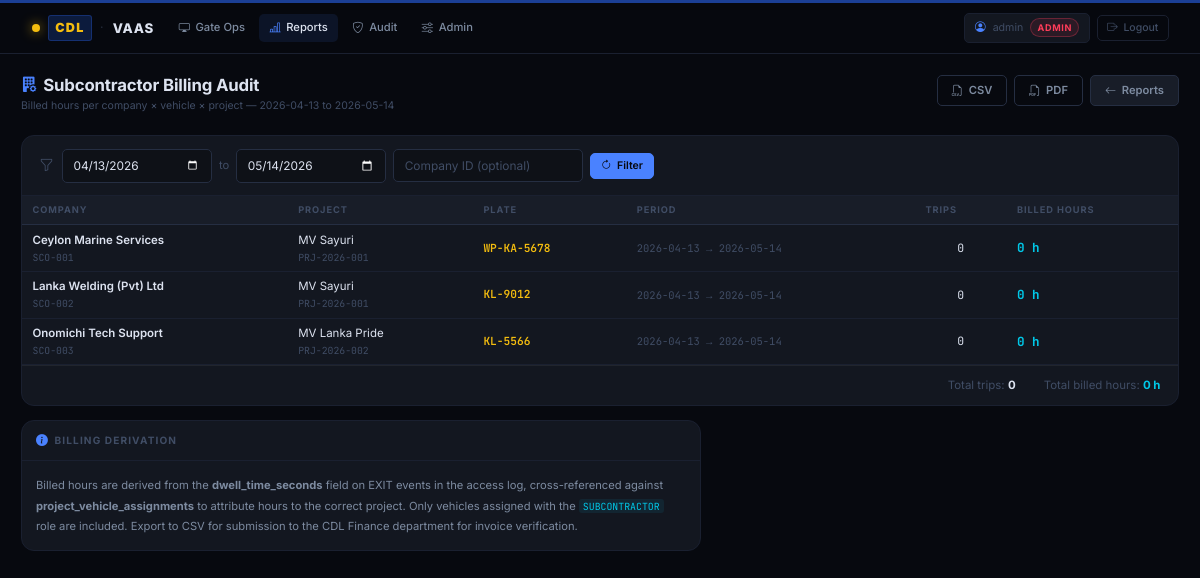
Screenshot of /manager/reports/subcontractor (signed in) with the database file from the repository.
### tables this page shows
CREATE TABLE subcontractor_companies (
    company_id      TEXT PRIMARY KEY,
    company_name    TEXT NOT NULL,
    contact_name    TEXT,
    contact_phone   TEXT,
    contact_email   TEXT,
    approval_status TEXT NOT NULL DEFAULT 'APPROVED'
                    CHECK(approval_status IN ('APPROVED','SUSPENDED','EXPIRED')),
    created_at      TEXT NOT NULL DEFAULT (strftime('%Y-%m-%dT%H:%M:%SZ','now'))
);

### webapp/routes/manager.py (the view)
@manager_bp.route("/reports/subcontractor")
@requires_role("MANAGER", "ADMIN")
def subcontractor_billing_view():
    today      = date.today()
    df         = _parse_date(request.args.get("from"), today - timedelta(days=30))
    dt         = _parse_date(request.args.get("to"),   today + timedelta(days=1))
    company_id = request.args.get("company_id", "")
    rows = subcontractor_billing_audit(g.db,
                                       company_id, df.isoformat(), dt.isoformat())
    return render_template("manager/subcontractor_billing.html",
                           rows=rows, df=df, dt=dt, company_id=company_id)

### webapp/auth.py (called while the page is built)
def requires_role(*allowed: str):
    def decorator(fn):
        @wraps(fn)
        def wrapper(*args, **kwargs):
            if "user_id" not in session:
                return redirect(url_for("auth.login", next=request.path))
            user_role = session.get("role", "")
            user_rank = ROLE_RANK.get(user_role, 0)
            min_rank = min(ROLE_RANK[r] for r in allowed)
            if user_rank < min_rank:
                return ("Forbidden — role required: " + " or ".join(allowed)), 403
            return fn(*args, **kwargs)
        return wrapper
    return decorator

### webapp/routes/manager.py (called while the page is built)
def _parse_date(s: str | None, default: date) -> date:
    if not s:
        return default
    try:
        return datetime.strptime(s, "%Y-%m-%d").date()
    except ValueError:
        return default

### webapp/templates/manager/subcontractor_billing.html (shortened to what this page needs)
{% extends "base.html" %}
{% block content %}
<div class="page-header">
  <div class="page-header-left">
    <h1 class="page-title"><i class="bi bi-building-fill-gear"></i> Subcontractor Billing Audit</h1>
    <p class="page-subtitle">Billed hours per company × vehicle × project — {{ df }} to {{ dt }}</p>
  </div>
  <div class="page-actions">
    <a class="btn btn-outline-secondary"
       href="{{ url_for('manager.export_csv_route', report_type='subcontractor',
                        **{'from': df.isoformat(), 'to': dt.isoformat()}) }}">
      <i class="bi bi-filetype-csv"></i> CSV
    </a>
    <a class="btn btn-outline-secondary"
       href="{{ url_for('manager.export_pdf_route', report_type='subcontractor',
                        **{'from': df.isoformat(), 'to': dt.isoformat()}) }}">
      <i class="bi bi-filetype-pdf"></i> PDF
    </a>
    <a class="btn btn-secondary" href="{{ url_for('manager.home') }}">
      <i class="bi bi-arrow-left"></i> Reports
    </a>
  </div>
</div>
<div class="report-card">
  <div class="report-filter-bar">
    <i class="bi bi-funnel" style="color:var(--text-muted)"></i>
    <form class="d-flex align-items-center gap-2 flex-wrap m-0" method="get">
      <input type="date" name="from" value="{{ df }}" class="form-control form-control-sm" style="width:150px">
      <span style="color:var(--text-muted);font-size:.8rem">to</span>
      <input type="date" name="to"   value="{{ dt }}" class="form-control form-control-sm" style="width:150px">
      <input type="text" name="company_id" value="{{ company_id or '' }}"
             placeholder="Company ID (optional)" class="form-control form-control-sm" style="width:190px">
      <button class="btn btn-primary btn-sm"><i class="bi bi-arrow-clockwise"></i> Filter</button>
    </form>
  </div>
  <div class="report-table-wrap">
    <table class="vaas-table">
      <thead>
        <tr>
          <th>Company</th>
          <th>Project</th>
          <th>Plate</th>
          <th>Period</th>
          <th>Trips</th>
          <th>Billed Hours</th>
        </tr>
      </thead>
      <tbody>
      {% set ns = namespace(prev_co='') %}
      {% for r in rows %}
        <tr {% if r.company_id != ns.prev_co %}style="border-top:1px solid rgba(255,255,255,.07)"{% endif %}>
          {% set ns.prev_co = r.company_id %}
          <td>
            <div style="font-weight:600;font-size:.82rem">{{ r.company_name }}</div>
            <div style="font-size:.7rem;font-family:var(--font-mono);color:var(--text-muted)">{{ r.company_id }}</div>
          </td>
          <td>
            <div style="font-size:.82rem">{{ r.project_name }}</div>
            <div style="font-size:.7rem;font-family:var(--font-mono);color:var(--text-muted)">{{ r.project_code }}</div>
          </td>
          <td style="font-family:var(--font-mono);font-weight:600;color:var(--amber);font-size:.8rem">
            {{ r.plate_number }}
          </td>
          <td style="font-family:var(--font-mono);font-size:.75rem;color:var(--text-muted);white-space:nowrap">
            {{ r.date_from[:10] }} → {{ r.date_to[:10] }}
          </td>
          <td style="font-family:var(--font-mono);font-size:.82rem;text-align:center">
            {{ r.trips }}
          </td>
          <td style="font-family:var(--font-mono);font-weight:700;font-size:.9rem;color:var(--cyan)">
            {{ r.billed_hours | round(2) }} h
          </td>
        </tr>
      {% endfor %}
      </tbody>
    </table>
  </div>
  {% if rows %}
  <div style="padding:.75rem 1.25rem;border-top:1px solid rgba(255,255,255,.06);
    display:flex;justify-content:flex-end;gap:2rem;font-size:.82rem">
    <span style="color:var(--text-muted)">
      Total trips: <strong style="color:var(--text-primary)">{{ rows | sum(attribute='trips') }}</strong>
    </span>
    <span style="color:var(--text-muted)">
      Total billed hours:
      <strong style="color:var(--cyan)">{{ rows | sum(attribute='billed_hours') | round(2) }} h</strong>
    </span>
  </div>
  {% endif %}
</div>
<div class="panel mt-3" style="max-width:680px">
  <div class="panel-header">
    <span class="panel-title"><i class="bi bi-info-circle-fill"></i> Billing Derivation</span>
  </div>
  <div class="panel-body" style="font-size:.8rem;line-height:1.8;color:var(--text-secondary)">
    Billed hours are derived from the <strong>dwell_time_seconds</strong> field on EXIT events in the
    access log, cross-referenced against <strong>project_vehicle_assignments</strong> to attribute hours
    to the correct project. Only vehicles assigned with the <code>SUBCONTRACTOR</code> role are included.
    Export to CSV for submission to the CDL Finance department for invoice verification.
  </div>
</div>
{% endblock %}

### rows the page displays
subcontractor_companies: company_name "Ceylon Marine Services", company_id "SCO-001", project_name "MV Sayuri", project_code "PRJ-2026-001", plate_number "WP-KA-5678", date_from "2026-04-13", date_to "2026-05-14", trips "0", billed_hours "0"
subcontractor_companies: company_name "Lanka Welding (Pvt) Ltd", company_id "SCO-002", project_name "MV Sayuri", project_code "PRJ-2026-001", plate_number "KL-9012", date_from "2026-04-13", date_to "2026-05-14", trips "0", billed_hours "0"
subcontractor_companies: company_name "Onomichi Tech Support", company_id "SCO-003", project_name "MV Lanka Pride", project_code "PRJ-2026-002", plate_number "KL-5566", date_from "2026-04-13", date_to "2026-05-14", trips "0", billed_hours "0"

### other values shown
{{ session.username }} "admin"
{{ session.role }} "ADMIN"
{{ df }} "2026-04-13"
{{ dt }} "2026-05-14"
{{ rows | sum(attribute='trips') }} "0"
{{ rows | sum(attribute='billed_hours') | round(2) }} "0"
